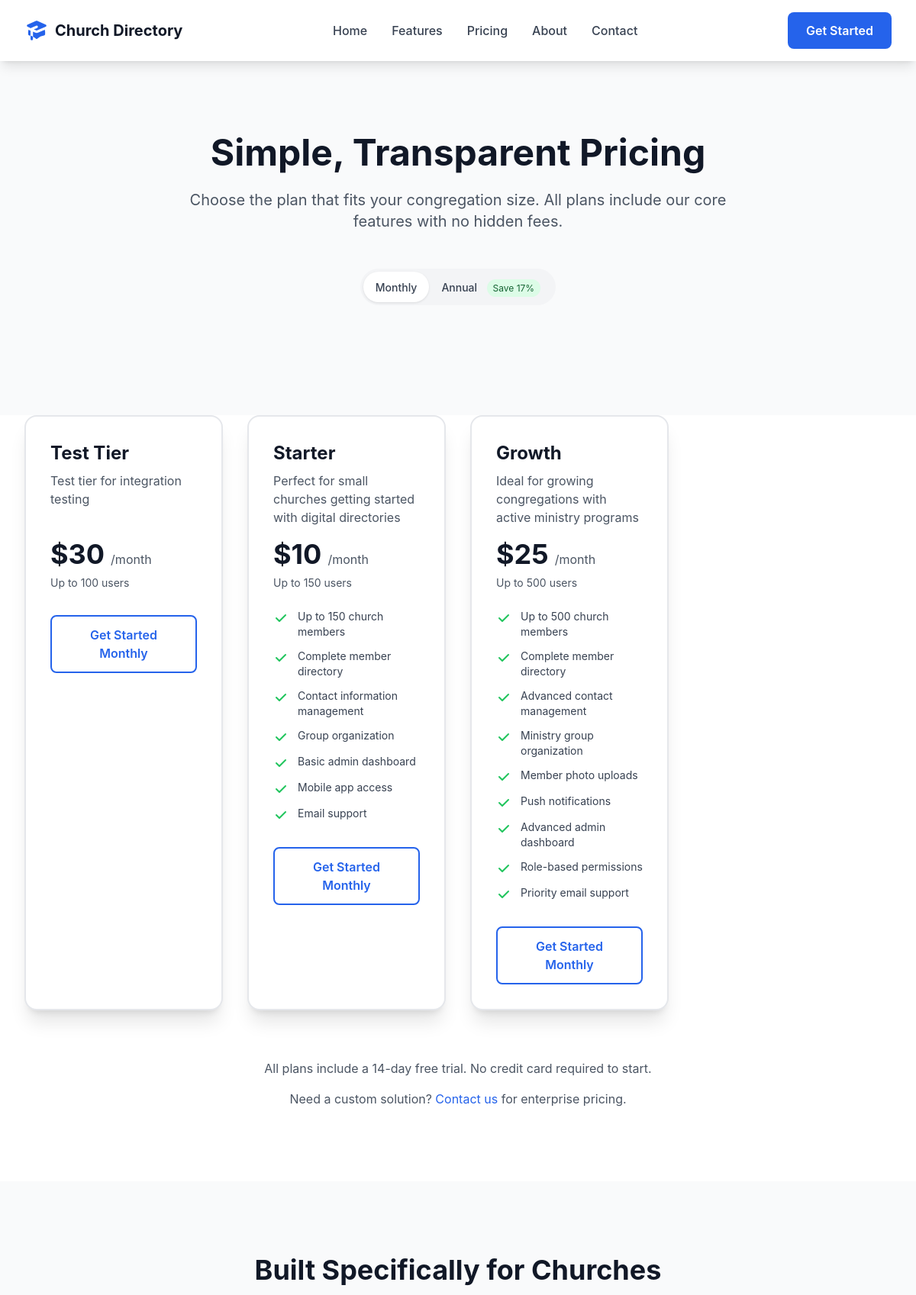
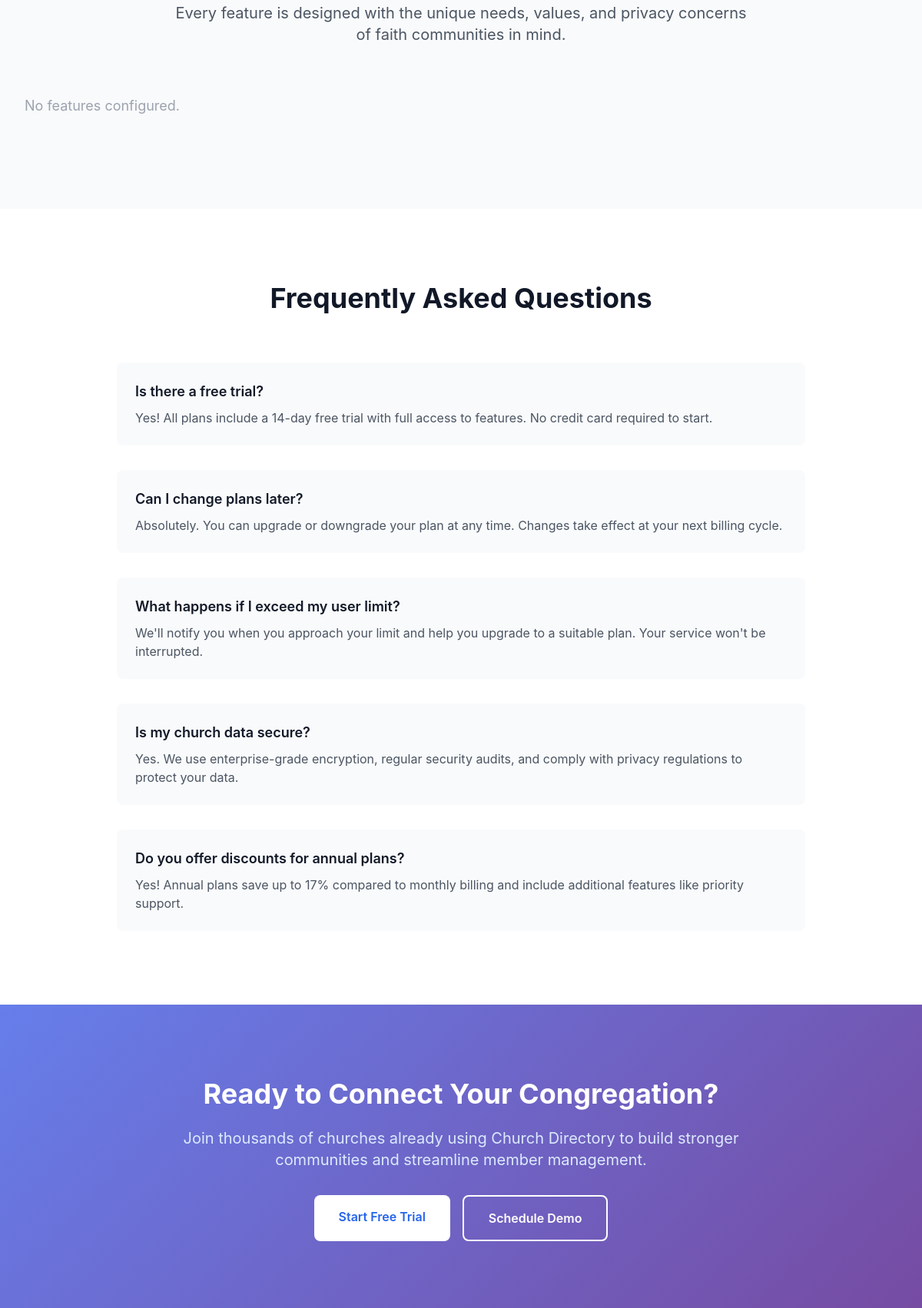
Screenshot of /directory/pricing/ (upper part) with the database file from the repository (2 pictures, top to bottom).
### church_directory/models.py (models this page shows, shortened)
class WebsiteConfig(models.Model):
    site_title = models.CharField(max_length=200, default="Church Directory")
    site_description = models.TextField(
        default="The Complete Church Directory Solution for Modern Congregations"
    )
    company_name = models.CharField(max_length=100, default="VerionLabs")
    domain = models.CharField(max_length=100, default="directory.verionlabs.com")
    hero_headline = models.CharField(
        max_length=200,
        default="Stay Connected with Your Church Family – Instantly & Securely"
    )
    hero_subline = models.TextField(
        default="Secure member directories that bring congregations closer together"
    )
    hero_cta_primary = models.CharField(max_length=50, default="Get Started Today")
    hero_cta_secondary = models.CharField(max_length=50, default="Learn More")
    about_headline = models.CharField(
        max_length=200,
        default="Building Stronger Church Communities"
    )
    about_subline = models.TextField(
        default="Church Directory was born from a simple belief: technology should bring people together, not drive them apart. We're passionate about helping churches foster genuine relationships and meaningful connections."
    )
    about_story_title = models.CharField(max_length=100, default="Our Story")
    about_values_title = models.CharField(max_length=100, default="Our Values")
    features_headline = models.CharField(
        max_length=200,
        default="Built Specifically for Churches"
    )
    features_subline = models.TextField(
        default="Every feature is designed with the unique needs, values, and privacy concerns of faith communities in mind."
    )
    pricing_headline = models.CharField(
        max_length=200,
        default="Simple, Transparent Pricing"
    )
    pricing_subline = models.TextField(
        default="Choose the plan that fits your congregation size. All plans include our core features with no hidden fees."
    )
    use_cases_headline = models.CharField(
        max_length=200,
        default="See It In Action"
    )
    use_cases_subline = models.TextField(
        default="Real scenarios from churches using Church Directory to strengthen their communities."
    )
    cta_headline = models.CharField(
        max_length=200,
        default="Ready to Connect Your Congregation?"
    )
    cta_subline = models.TextField(
        default="Join thousands of churches already using Church Directory to build stronger communities and streamline member management."
    )
    cta_button_primary = models.CharField(max_length=50, default="Start Free Trial")
    cta_button_secondary = models.CharField(max_length=50, default="Schedule Demo")
    support_email = models.EmailField(default="support@verionlabs.com")
    sales_email = models.EmailField(default="sales@verionlabs.com")
    phone = models.CharField(max_length=20, blank=True, null=True)
    address = models.TextField(blank=True)
    show_pricing = models.BooleanField(default=True)
    show_testimonials = models.BooleanField(default=True)
    show_use_cases = models.BooleanField(default=True)
    show_team = models.BooleanField(default=True)
    maintenance_mode = models.BooleanField(default=False)
    app_store_url = models.URLField(blank=True)
    google_play_url = models.URLField(blank=True)
    linkedin_url = models.URLField(blank=True)
    twitter_url = models.URLField(blank=True)
    facebook_url = models.URLField(blank=True)
    help_center_url = models.URLField(
        blank=True,
        help_text="URL for Help Center page (external link)"
    )
    privacy_policy_url = models.URLField(
        blank=True,
        help_text="URL for Privacy Policy page (external link)"
    )
    terms_of_service_url = models.URLField(
        blank=True,
        help_text="URL for Terms of Service page (external link)"
    )
    meta_keywords = models.TextField(
        default="church directory, member management, church software, congregation management",
        help_text="Comma-separated keywords"
    )
    created_at = models.DateTimeField(auto_now_add=True)
    updated_at = models.DateTimeField(auto_now=True)
    class Meta:
        verbose_name = "Website Configuration"
        verbose_name_plural = "Website Configuration"

class PricingTier(models.Model):
    name = models.CharField(max_length=100, help_text="e.g., 'Starter', 'Growth', 'Premium'")
    description = models.TextField(help_text="Brief description of the tier")
    max_users = models.PositiveIntegerField(
        help_text="Maximum number of users allowed (0 for unlimited)"
    )
    monthly_price = models.DecimalField(
        max_digits=10,
        decimal_places=2,
        help_text="Monthly subscription price in USD"
    )
    annual_price = models.DecimalField(
        max_digits=10,
        decimal_places=2,
        null=True,
        blank=True,
        help_text="Annual subscription price in USD (optional)"
    )
    features = models.JSONField(
        default=list,
        help_text="List of features included in this tier"
    )
    is_popular = models.BooleanField(
        default=False,
        help_text="Mark as popular choice (for highlighting in pricing table)"
    )
    is_active = models.BooleanField(default=True)
    sort_order = models.PositiveIntegerField(default=0)
    created_at = models.DateTimeField(auto_now_add=True)
    updated_at = models.DateTimeField(auto_now=True)
    class Meta:
        ordering = ['sort_order', 'monthly_price']
        verbose_name = "Pricing Tier"
        verbose_name_plural = "Pricing Tiers"
    @property
    def users_display(self):
        return f"Up to {self.max_users}" if self.max_users > 0 else "Unlimited"
    @property
    def annual_discount_percent(self):
        if self.annual_price and self.monthly_price:
            monthly_yearly = self.monthly_price * 12
            discount = ((monthly_yearly - self.annual_price) / monthly_yearly) * 100
            return round(discount)
        return 0

### church_directory/views.py (the view)
# urls.py: path('pricing/', views.pricing, name='pricing'),
def pricing(request):
    tiers = PricingTier.objects.filter(is_active=True)
    try:
        config = WebsiteConfig.objects.first()
    except WebsiteConfig.DoesNotExist:
        config = None
    context = {
        'tiers': tiers,
        'config': config,
        'page_title': 'Pricing - Church Directory',
    }
    return render(request, 'church_directory/pricing.html', context)

### templates/church_directory/pricing.html (shortened to what this page needs)
{% extends 'church_directory/base.html' %}
{% load static %}
{% block content %}
<section class="bg-gray-50 section-padding">
    <div class="container-width text-center">
        <h1 class="text-4xl lg:text-5xl font-bold text-gray-900 mb-6">
            {{ church_config.pricing_headline }}
        </h1>
        <p class="text-xl text-gray-600 max-w-3xl mx-auto mb-12">
            {{ church_config.pricing_subline }}
        </p>
        <div class="flex justify-center mb-12">
            <div class="billing-toggle">
                <div class="billing-option active" data-billing="monthly">
                    <span class="text-sm font-medium text-gray-700">Monthly</span>
                </div>
                <div class="billing-option" data-billing="annual">
                    <span class="text-sm font-medium text-gray-700">Annual</span>
                    <span class="bg-green-100 text-green-800 text-xs px-2 py-1 rounded-full ml-2">Save 17%</span>
                </div>
            </div>
        </div>
    </div>
</section>
<section class="pb-24">
    <div class="container-width">
        <div class="grid grid-cols-1 md:grid-cols-2 lg:grid-cols-4 gap-8">
            {% if church_featured_tiers %}
                {% for tier in church_featured_tiers %}
                    <div class="bg-white rounded-2xl shadow-xl border-2 {% if tier.is_popular %}border-blue-500 transform scale-105{% else %}border-gray-200{% endif %} relative overflow-hidden">
                        <div class="p-8">
                            <h3 class="text-2xl font-bold text-gray-900 mb-2">{{ tier.name }}</h3>
                            <p class="text-gray-600 mb-6 h-16">{{ tier.description }}</p>
                            <div class="pricing-monthly">
                                <div class="flex items-baseline mb-2">
                                    <span class="text-4xl font-bold text-gray-900">${{ tier.monthly_price|floatformat:0 }}</span>
                                    <span class="text-gray-600 ml-2">/month</span>
                                </div>
                                <p class="text-sm text-gray-600 mb-6">{{ tier.users_display }} users</p>
                            </div>
                            <ul class="space-y-3 mb-8">
                                {% for feature in tier.features %}
                                <li class="flex items-start">
                                    <svg class="w-5 h-5 text-green-500 mr-3 mt-0.5 flex-shrink-0" fill="currentColor" viewBox="0 0 20 20"><path fill-rule="evenodd" d="M16.707 5.293a1 1 0 010 1.414l-8 8a1 1 0 01-1.414 0l-4-4a1 1 0 011.414-1.414L8 12.586l7.293-7.293a1 1 0 011.414 0z" clip-rule="evenodd"></path></svg>
                                    <span class="text-gray-700 text-sm">{{ feature }}</span>
                                </li>
                                {% endfor %}
                            </ul>
                            <div class="cta-monthly">
                                <a href="{% url 'church_directory:checkout' %}?tier={{ tier.id }}&billing=monthly" class="block w-full text-center {% if tier.is_popular %}btn-primary{% else %}btn-outline{% endif %}">Get Started Monthly</a>
                            </div>
                        </div>
                    </div>
                {% endfor %}
            {% else %}
                <p class="text-lg leading-relaxed mb-6 text-gray-400">No pricing tiers configured.</p>
            {% endif %}
        </div>
        <div class="mt-16 text-center">
            <p class="text-gray-600 mb-4">
                All plans include a 14-day free trial. No credit card required to start.
            </p>
            <p class="text-gray-600">
                Need a custom solution? <a href="{% url 'church_directory:contact' %}"
                    class="text-blue-600 hover:text-blue-800">Contact us</a> for enterprise pricing.
            </p>
        </div>
    </div>
</section>
<section class="section-padding bg-gray-50">
    <div class="container-width">
        <div class="text-center mb-16">
            <h2 class="text-3xl lg:text-4xl font-bold text-gray-900 mb-4">
                {{ church_config.features_headline }}
            </h2>
            <p class="text-xl text-gray-600 max-w-3xl mx-auto">
                {{ church_config.features_subline }}
            </p>
        </div>
        <div class="grid grid-cols-1 md:grid-cols-2 lg:grid-cols-3 gap-8">
            {% if church_featured_features %}
                {% for feature in church_featured_features %}
                    <div class="bg-white rounded-xl p-6 shadow-lg">
                        <div class="flex items-center mb-4">
                            {% if feature.icon == 'users' %}
                                <svg class="w-8 h-8 text-blue-600 mr-3" fill="currentColor" viewBox="0 0 20 20"><path d="M13 6a3 3 0 11-6 0 3 3 0 016 0zM18 8a2 2 0 11-4 0 2 2 0 014 0zM14 15a4 4 0 00-8 0v3h8v-3z"></path></svg>
                            {% elif feature.icon == 'shield' %}
                                <svg class="w-8 h-8 text-green-600 mr-3" fill="currentColor" viewBox="0 0 20 20"><path d="M9 12l2 2 4-4m6 2a9 9 0 11-18 0 9 9 0 0118 0z"></path></svg>
                            {% elif feature.icon == 'mobile' %}
                                <svg class="w-8 h-8 text-red-600 mr-3" fill="currentColor" viewBox="0 0 20 20"><path d="M10 2L3 7v11a1 1 0 001 1h3v-8a1 1 0 011-1h4a1 1 0 011 1v8h3a1 1 0 001-1V7l-7-5z"></path></svg>
                            {% elif feature.icon == 'cog' %}
                                <svg class="w-8 h-8 text-indigo-600 mr-3" fill="currentColor" viewBox="0 0 20 20"><path d="M17.414 2.586a2 2 0 00-2.828 0L7 10.172V13h2.828l7.586-7.586a2 2 0 000-2.828z"></path><path fill-rule="evenodd" d="M2 6a2 2 0 012-2h4a1 1 0 010 2H4v10h10v-4a1 1 0 112 0v4a2 2 0 01-2 2H4a2 2 0 01-2-2V6z" clip-rule="evenodd"></path></svg>
                            {% else %}
                                <svg class="w-8 h-8 text-blue-600 mr-3" fill="currentColor" viewBox="0 0 20 20"><path d="M9 12l2 2 4-4m6 2a9 9 0 11-18 0 9 9 0 0118 0z"></path></svg>
                            {% endif %}
                            <h3 class="text-lg font-semibold text-gray-900">{{ feature.title }}</h3>
                        </div>
                        <p class="text-gray-600 text-sm">{{ feature.description }}</p>
                    </div>
                {% endfor %}
            {% else %}
                <p class="text-lg leading-relaxed mb-6 text-gray-400">No features configured.</p>
            {% endif %}
        </div>
    </div>
</section>
<section class="section-padding">
    <div class="container-width">
        <div class="text-center mb-16">
            <h2 class="text-3xl lg:text-4xl font-bold text-gray-900 mb-4">
                Frequently Asked Questions
            </h2>
        </div>
        <div class="max-w-4xl mx-auto space-y-8">
            <div class="bg-gray-50 rounded-lg p-6">
                <h3 class="text-lg font-semibold text-gray-900 mb-2">Is there a free trial?</h3>
                <p class="text-gray-600">Yes! All plans include a 14-day free trial with full access to features. No
                    credit card required to start.</p>
            </div>
            <div class="bg-gray-50 rounded-lg p-6">
                <h3 class="text-lg font-semibold text-gray-900 mb-2">Can I change plans later?</h3>
                <p class="text-gray-600">Absolutely. You can upgrade or downgrade your plan at any time. Changes take
                    effect at your next billing cycle.</p>
            </div>
            <div class="bg-gray-50 rounded-lg p-6">
                <h3 class="text-lg font-semibold text-gray-900 mb-2">What happens if I exceed my user limit?</h3>
                <p class="text-gray-600">We'll notify you when you approach your limit and help you upgrade to a
                    suitable plan. Your service won't be interrupted.</p>
            </div>
            <div class="bg-gray-50 rounded-lg p-6">
                <h3 class="text-lg font-semibold text-gray-900 mb-2">Is my church data secure?</h3>
                <p class="text-gray-600">Yes. We use enterprise-grade encryption, regular security audits, and comply
                    with privacy regulations to protect your data.</p>
            </div>
            <div class="bg-gray-50 rounded-lg p-6">
                <h3 class="text-lg font-semibold text-gray-900 mb-2">Do you offer discounts for annual plans?</h3>
                <p class="text-gray-600">Yes! Annual plans save up to 17% compared to monthly billing and include
                    additional features like priority support.</p>
            </div>
        </div>
    </div>
</section>
<section class="section-padding gradient-bg text-white">
    <div class="container-width text-center">
        <h2 class="text-3xl lg:text-4xl font-bold mb-6">
            {{ church_config.cta_headline }}
        </h2>
        <p class="text-xl text-blue-100 mb-8 max-w-3xl mx-auto">
            {{ church_config.cta_subline }}
        </p>
        <div class="flex flex-col sm:flex-row gap-4 justify-center">
            <a href="#pricing"
                class="bg-white text-blue-600 hover:bg-gray-100 font-semibold py-4 px-8 rounded-lg transition-colors duration-200">
                {{ church_config.cta_button_primary }}
            </a>
            <a href="{% url 'church_directory:contact' %}"
                class="border-2 border-white text-white hover:bg-white hover:text-blue-600 font-semibold py-4 px-8 rounded-lg transition-all duration-200">
                {{ church_config.cta_button_secondary }}
            </a>
        </div>
    </div>
</section>
{% endblock %}

### rows the page displays
WebsiteConfig: pricing_headline "Simple, Transparent Pricing", pricing_subline "Choose the plan that fits your congregation size. All plans include our core features with no hidden fees.", features_headline "Built Specifically for Churches", features_subline "Every feature is designed with the unique needs, values, and privacy concerns of faith communities in mind.", cta_headline "Ready to Connect Your Congregation?", cta_subline "Join thousands of churches already using Church Directory to build stronger communities and streamline member management.", cta_button_primary "Start Free Trial", cta_button_secondary "Schedule Demo"
PricingTier: name "Test Tier", description "Test tier for integration testing", monthly_price "30", users_display "Up to 100"
PricingTier: name "Starter", description "Perfect for small churches getting started with digital directories", monthly_price "10", users_display "Up to 150", features "Up to 150 church members" "Complete member directory" "Contact information management" "Group organization" "Basic admin dashboard" "Mobile app access" "Email support"
PricingTier: name "Growth", description "Ideal for growing congregations with active ministry programs", monthly_price "25", users_display "Up to 500", features "Up to 500 church members" "Complete member directory" "Advanced contact management" "Ministry group organization" "Member photo uploads" "Push notifications" "Advanced admin dashboard" "Role-based permissions" "Priority email support"
